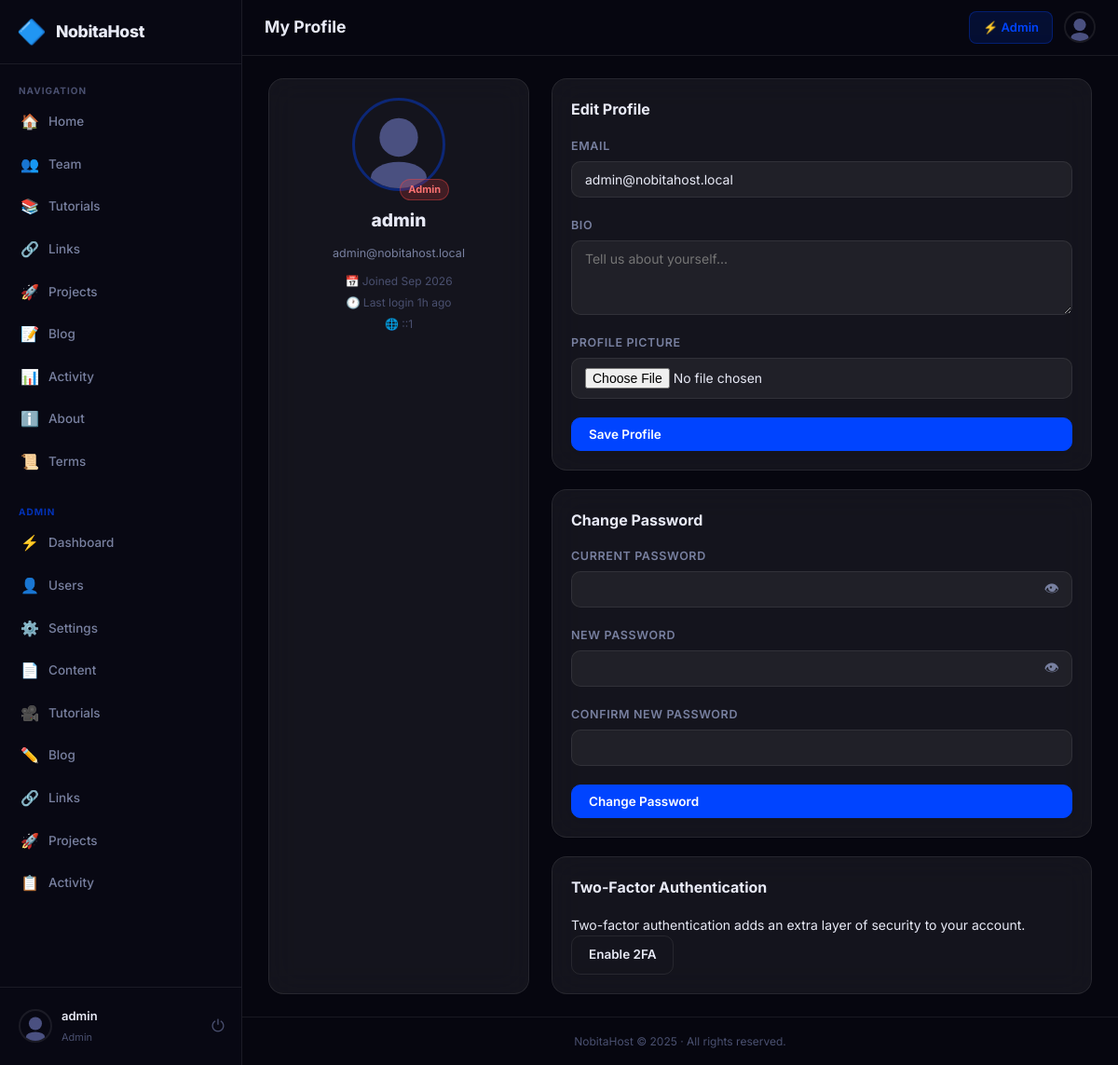
Screenshot of /index.php?page=profile (signed in) with the database file from the repository.
### tables this page shows
CREATE TABLE users (
      id INTEGER PRIMARY KEY AUTOINCREMENT,
      username TEXT UNIQUE NOT NULL,
      email TEXT UNIQUE NOT NULL,
      password TEXT NOT NULL,
      role TEXT NOT NULL DEFAULT 'user',
      status TEXT NOT NULL DEFAULT 'active',
      owner_id INTEGER DEFAULT NULL,
      profile_pic TEXT DEFAULT '',
      bio TEXT DEFAULT '',
      two_factor_enabled INTEGER NOT NULL DEFAULT 0,
      two_factor_secret TEXT DEFAULT NULL,
      is_demo INTEGER NOT NULL DEFAULT 0,
      last_login TEXT,
      last_ip TEXT DEFAULT '',
      created_at TEXT NOT NULL DEFAULT (datetime('now'))
    );

CREATE TABLE content_pages (
      id INTEGER PRIMARY KEY AUTOINCREMENT,
      slug TEXT UNIQUE NOT NULL,
      title TEXT NOT NULL,
      content TEXT DEFAULT '',
      updated_at TEXT,
      updated_by INTEGER
    );

### index.php (called while the page is built, shortened)
<?php
require_once __DIR__ . '/auth.php';
require_once __DIR__ . '/settings.php';
require_once __DIR__ . '/helpers.php';
require_once __DIR__ . '/mailer.php';
$page = $_GET['page'] ?? 'home';
$routes = [
    'login'        => ['pages/auth/login.php',     false, false],
    'register'     => ['pages/auth/register.php',  false, false],
    'logout'       => ['pages/auth/logout.php',    false, false],
    'forgot'       => ['pages/auth/forgot.php',    false, false],
    'reset'        => ['pages/auth/reset.php',     false, false],
    'verify-2fa'   => ['pages/auth/verify-2fa.php',false, false],
    'home'         => ['pages/user/home.php',         true, false],
    'profile'      => ['pages/user/profile.php',      true, false],
    'team'         => ['pages/user/team.php',          true, false],
    'about'        => ['pages/user/about.php',         true, false],
    'tutorials'    => ['pages/user/tutorials.php',     true, false],
    'projects'     => ['pages/user/projects.php',      true, false],
    'links'        => ['pages/user/links.php',         true, false],
    'activity'     => ['pages/user/activity.php',      true, false],
    'blog'         => ['pages/user/blog.php',          true, false],
    'blog-post'    => ['pages/user/blog-post.php',     true, false],
    'terms'        => ['pages/user/terms.php',         true, false],
    'admin'        => ['pages/admin/dashboard.php',   true, true],
    'admin-users'  => ['pages/admin/users.php',       true, true],
    'admin-settings' => ['pages/admin/settings.php', true, true],
    'admin-content'  => ['pages/admin/content.php',  true, true],
    'admin-tutorials'=> ['pages/admin/tutorials.php', true, true],
    'admin-blog'     => ['pages/admin/blog.php',      true, true],
    'admin-activity' => ['pages/admin/activity.php',  true, true],
    'admin-roles'    => ['pages/admin/roles.php',     true, true],
    'admin-links'    => ['pages/admin/links.php',     true, true],
    'admin-projects' => ['pages/admin/projects.php',  true, true],
];
[$file, $needsAuth, $needsAdmin] = $routes[$page];
$filePath = __DIR__ . '/' . $file;
include $filePath;

### helpers.php (called while the page is built, shortened)
<?php
function h(string $str): string {
    return htmlspecialchars($str, ENT_QUOTES | ENT_HTML5, 'UTF-8');
}
function timeAgo(string $datetime): string {
    $diff = time() - strtotime($datetime);
    if ($diff < 86400) return floor($diff/3600) . 'h ago';
    return date('M j, Y', strtotime($datetime));
}
function avatarUrl(?string $profilePic, string $username): string {
    return 'public/img/avatar.svg';
}

### auth.php (called while the page is built, shortened)
<?php
function isAdmin(?array $user): bool {
    return $user && $user['role'] === 'admin';
}

### settings.php (called while the page is built, shortened)
<?php
function getContentPage(string $slug): ?array {
    $db   = getDB();
    $stmt = $db->prepare("SELECT * FROM content_pages WHERE slug = ?");
    $stmt->execute([$slug]);
    return $stmt->fetch() ?: null;
}

### pages/user/profile.php (the view, shortened to what this page needs)
<?php
$user   = requireLogin();
$pageId = 'profile';
$db     = getDB();
$stmt = $db->prepare("SELECT * FROM users WHERE id=?");
$stmt->execute([$user['id']]);
$user = $stmt->fetch();
?>
<div class="profile-page">
  <div class="profile-grid">
    <div class="card profile-card">
      <div class="profile-avatar-wrap">
        <img src="<?= h(avatarUrl($user['profile_pic'], $user['username'])) ?>"
             alt="avatar" id="avatarPreview" class="profile-avatar" onerror="this.src='public/img/avatar.svg'">
        <div class="profile-badge <?= h($user['role']) ?>"><?= ucfirst(h($user['role'])) ?></div>
      </div>
      <h2 class="profile-username"><?= h($user['username']) ?></h2>
      <p class="profile-email"><?= h($user['email']) ?></p>
      <div class="profile-meta">
        <span>📅 Joined <?= date('M Y', strtotime($user['created_at'])) ?></span>
        <?php if ($user['last_login']): ?>
        <span>🕐 Last login <?= timeAgo($user['last_login']) ?></span>
        <?php endif; ?>
        <?php if ($user['last_ip']): ?>
        <span>🌐 <?= h($user['last_ip']) ?></span>
        <?php endif; ?>
      </div>
    </div>
    <div class="profile-forms">
      <div class="card">
        <h3 class="card-title">Edit Profile</h3>
        <form method="post" enctype="multipart/form-data" class="form-grid">
          <div class="form-group">
            <label for="email">Email</label>
            <input type="email" id="email" name="email" value="<?= h($user['email']) ?>" required>
          </div>
          <div class="form-group">
            <label for="bio">Bio</label>
            <textarea id="bio" name="bio" rows="3" placeholder="Tell us about yourself..."><?= h($user['bio']) ?></textarea>
          </div>
          <div class="form-group">
            <label for="profile_pic">Profile Picture</label>
            <input type="file" id="profile_pic" name="profile_pic" accept="image/*"
                   onchange="previewAvatar(this)">
          </div>
          <button type="submit" class="btn btn-primary">Save Profile</button>
        </form>
      </div>
      <div class="card">
        <h3 class="card-title">Change Password</h3>
        <form method="post" class="form-grid">
          <div class="form-group">
            <label for="current_password">Current Password</label>
            <div class="input-with-toggle">
              <input type="password" id="current_password" name="current_password" required>
              <button type="button" class="pwd-toggle" onclick="togglePwd('current_password')">👁</button>
            </div>
          </div>
          <div class="form-group">
            <label for="new_password">New Password</label>
            <div class="input-with-toggle">
              <input type="password" id="new_password" name="new_password" required>
              <button type="button" class="pwd-toggle" onclick="togglePwd('new_password')">👁</button>
            </div>
          </div>
          <div class="form-group">
            <label for="confirm_password">Confirm New Password</label>
            <input type="password" id="confirm_password" name="confirm_password" required>
          </div>
          <button type="submit" class="btn btn-primary">Change Password</button>
        </form>
      </div>
      <div class="card">
        <h3 class="card-title">Two-Factor Authentication</h3>
        <?php if ($user['two_factor_enabled']): ?>
        <div class="alert alert-success">✅ 2FA is currently enabled</div>
        <form method="post">
          <input type="hidden" name="action" value="disable_2fa">
          <button type="submit" class="btn btn-danger" onclick="return confirm('Disable 2FA?')">Disable 2FA</button>
        </form>
        <?php else: ?>
        <p>Two-factor authentication adds an extra layer of security to your account.</p>
        <a href="index.php?page=profile&setup2fa=1" class="btn btn-outline">Enable 2FA</a>
        <?php endif; ?>
      </div>
    </div>
  </div>
</div>
<?php
include __DIR__ . '/../../views/layout.php';

### views/partials/sidebar.php (shortened to what this page needs)
<?php
$s         = $s ?? getSettings();
$user      = $user ?? currentUser();
$panelName = h($s['panel_name'] ?? 'NobitaHost');
$logoType  = $s['logo_type'] ?? 'emoji';
$logoEmoji = h($s['logo_emoji'] ?? '🔷');
$logoUrl   = h($s['logo_url'] ?? '');
$isAdmin   = isAdmin($user);
$pageId    = $pageId ?? '';
$navItems = [
    ['icon'=>'🏠','label'=>'Home',      'page'=>'home'],
    ['icon'=>'👥','label'=>'Team',       'page'=>'team'],
    ['icon'=>'📚','label'=>'Tutorials',  'page'=>'tutorials'],
    ['icon'=>'🔗','label'=>'Links',      'page'=>'links'],
    ['icon'=>'🚀','label'=>'Projects',   'page'=>'projects'],
    ['icon'=>'📝','label'=>'Blog',       'page'=>'blog'],
    ['icon'=>'📊','label'=>'Activity',   'page'=>'activity'],
    ['icon'=>'ℹ️', 'label'=>'About',     'page'=>'about'],
    ['icon'=>'📜','label'=>'Terms',      'page'=>'terms'],
];
$adminItems = [
    ['icon'=>'⚡','label'=>'Dashboard',  'page'=>'admin'],
    ['icon'=>'👤','label'=>'Users',      'page'=>'admin-users'],
    ['icon'=>'⚙️', 'label'=>'Settings',  'page'=>'admin-settings'],
    ['icon'=>'📄','label'=>'Content',    'page'=>'admin-content'],
    ['icon'=>'🎥','label'=>'Tutorials',  'page'=>'admin-tutorials'],
    ['icon'=>'✏️', 'label'=>'Blog',      'page'=>'admin-blog'],
    ['icon'=>'🔗','label'=>'Links',      'page'=>'admin-links'],
    ['icon'=>'🚀','label'=>'Projects',   'page'=>'admin-projects'],
    ['icon'=>'📋','label'=>'Activity',   'page'=>'admin-activity'],
];
?>
<aside class="sidebar" id="sidebar">
  <div class="sidebar-header">
    <a href="index.php?page=home" class="sidebar-brand">
      <?php if ($logoType === 'image' && $logoUrl): ?>
        <img src="<?= $logoUrl ?>" alt="logo" class="brand-logo-img">
      <?php else: ?>
        <span class="brand-logo-emoji"><?= $logoEmoji ?></span>
      <?php endif; ?>
      <span class="brand-name"><?= $panelName ?></span>
    </a>
  </div>
  <nav class="sidebar-nav">
    <div class="nav-section">
      <span class="nav-section-label">Navigation</span>
      <?php foreach ($navItems as $item): ?>
      <a href="index.php?page=<?= $item['page'] ?>"
         class="nav-item <?= ($pageId === $item['page']) ? 'active' : '' ?>">
        <span class="nav-icon"><?= $item['icon'] ?></span>
        <span class="nav-label"><?= $item['label'] ?></span>
      </a>
      <?php endforeach; ?>
    </div>
    <?php if ($isAdmin): ?>
    <div class="nav-section nav-admin">
      <span class="nav-section-label">Admin</span>
      <?php foreach ($adminItems as $item): ?>
      <a href="index.php?page=<?= $item['page'] ?>"
         class="nav-item <?= ($pageId === $item['page']) ? 'active' : '' ?>">
        <span class="nav-icon"><?= $item['icon'] ?></span>
        <span class="nav-label"><?= $item['label'] ?></span>
      </a>
      <?php endforeach; ?>
    </div>
    <?php endif; ?>
  </nav>
  <div class="sidebar-footer">
    <a href="index.php?page=profile" class="sidebar-user">
      <img src="<?= h(avatarUrl($user['profile_pic'] ?? '', $user['username'])) ?>"
           alt="avatar" class="sidebar-avatar" onerror="this.src='public/img/avatar.svg'">
      <div class="sidebar-user-info">
        <span class="sidebar-username"><?= h($user['username']) ?></span>
        <span class="sidebar-role <?= h($user['role']) ?>"><?= ucfirst(h($user['role'])) ?></span>
      </div>
    </a>
    <a href="index.php?page=logout" class="sidebar-logout" title="Logout">⏻</a>
  </div>
</aside>

### views/partials/footer.php
<?php
$s         = $s ?? getSettings();
$panelName = h($s['panel_name'] ?? 'NobitaHost');
$footerPage = getContentPage('footer');
$footerText = $footerPage ? $footerPage['content'] : "{$panelName} &copy; " . date('Y');
?>
<footer class="app-footer">
  <p><?= $footerText ?></p>
</footer>

### rows the page displays
users: username "admin", role "Admin", email "admin@nobitahost.local", created_at "Sep 2026", last_login "1h ago", last_ip "::1"
content_pages: content "NobitaHost © 2025 · All rights reserved."

### other values shown
$logoEmoji "🔷"
$panelName "NobitaHost"
$item['icon'] "🏠"
$item['label'] "Home"
$item['icon'] "👥"
$item['label'] "Team"
$item['icon'] "📚"
$item['label'] "Tutorials"
$item['icon'] "🔗"
$item['label'] "Links"
$item['icon'] "🚀"
$item['label'] "Projects"
$item['icon'] "📝"
$item['label'] "Blog"
$item['icon'] "📊"
